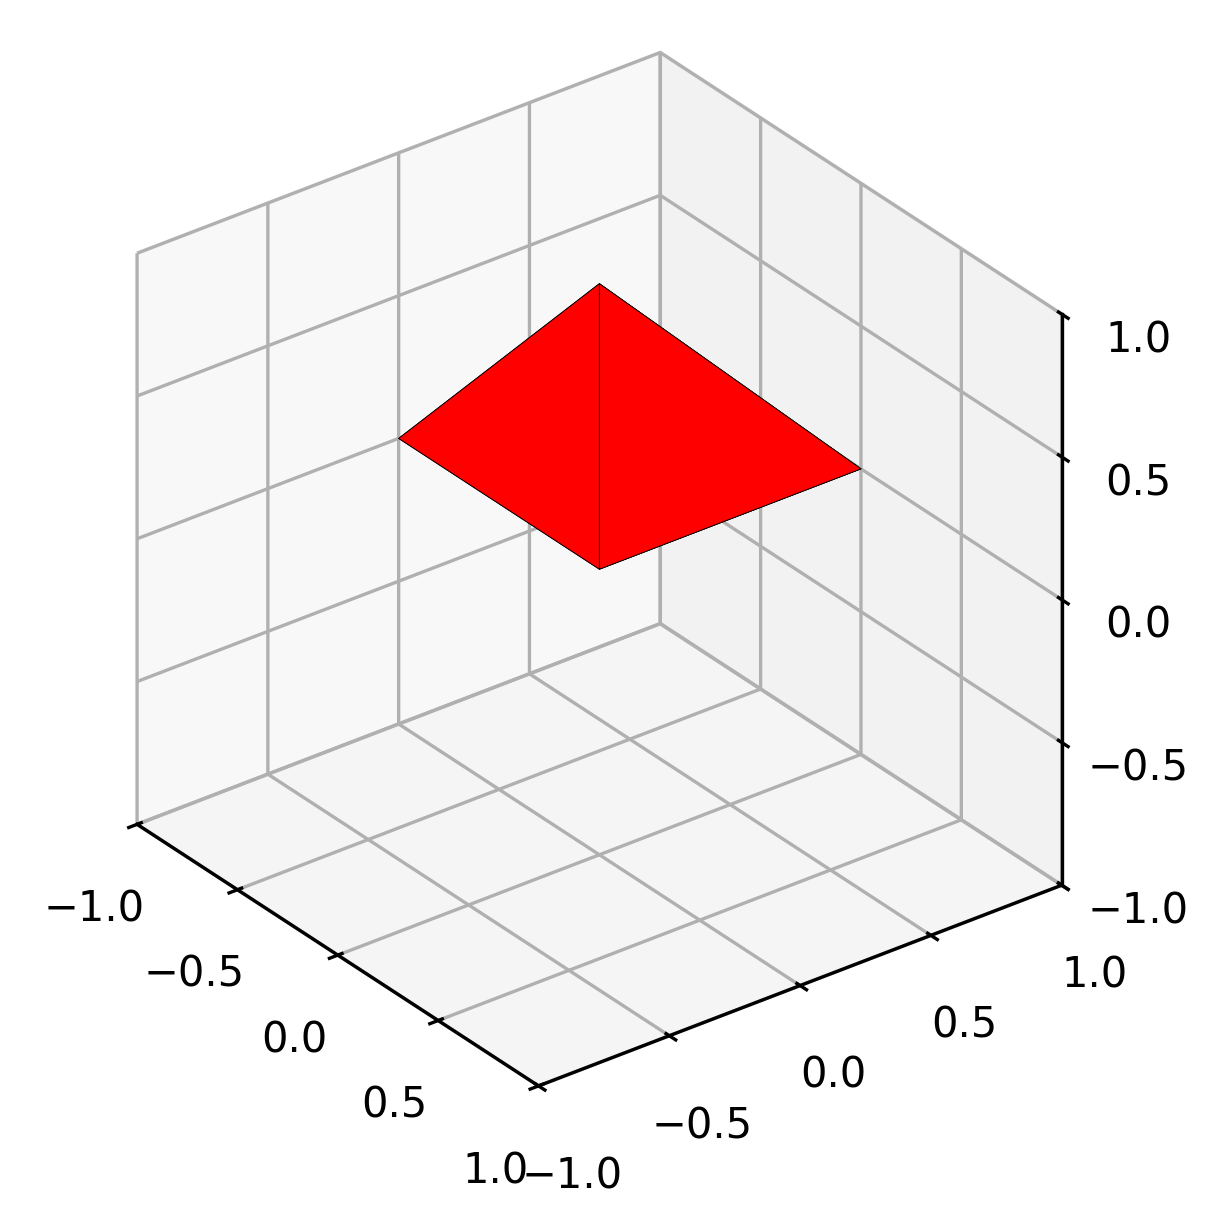

Write Python code to recreate this figure.
import numpy as np
import matplotlib.pyplot as plt
from mpl_toolkits.mplot3d.art3d import Poly3DCollection


def draw_shape(ax, vertices, faces, color):
    # Преобразуем вершины из однородных координат
    vertices = (vertices[:3, :] / vertices[3, :]).T
    # Добавляем 3D-полигоны
    ax.add_collection3d(
        Poly3DCollection(vertices[faces], facecolors=color, edgecolors='k', linewidths=0.2)
    )


# Вершины куба в однородных координатах
vertices_cube = np.array([
    [0, 0, -1, 0],
    [1, 0, 0, 0],
    [0, 1, 0, 0],
    [1, 1, 1, 1]
])

# Индексы вершин для граней куба
faces_cube = np.array([
    [0, 1, 2],
    [0, 1, 3],
    [0, 3, 2],
    [0, 1, 3],
    [1, 2, 3]
])

# Создание фигуры и осей
fig = plt.figure()
ax = fig.add_subplot(projection='3d', proj_type='ortho')

# Отрисовка куба
draw_shape(ax, vertices_cube, faces_cube, 'red')

# Настройки внешнего вида
ax.set_box_aspect([1, 1, 1])
ax.set_xlim(-1, 1)
ax.set_ylim(-1, 1)
ax.set_zlim(-1, 1)
ax.view_init(elev=30, azim=-37.5)

# Подписи осей и деления
ticks = np.linspace(-1, 1, 5)
ax.set_xticks(ticks)
ax.set_yticks(ticks)
ax.set_zticks(ticks)
plt.savefig("another_fig.png", dpi=300, bbox_inches='tight')

plt.show()
